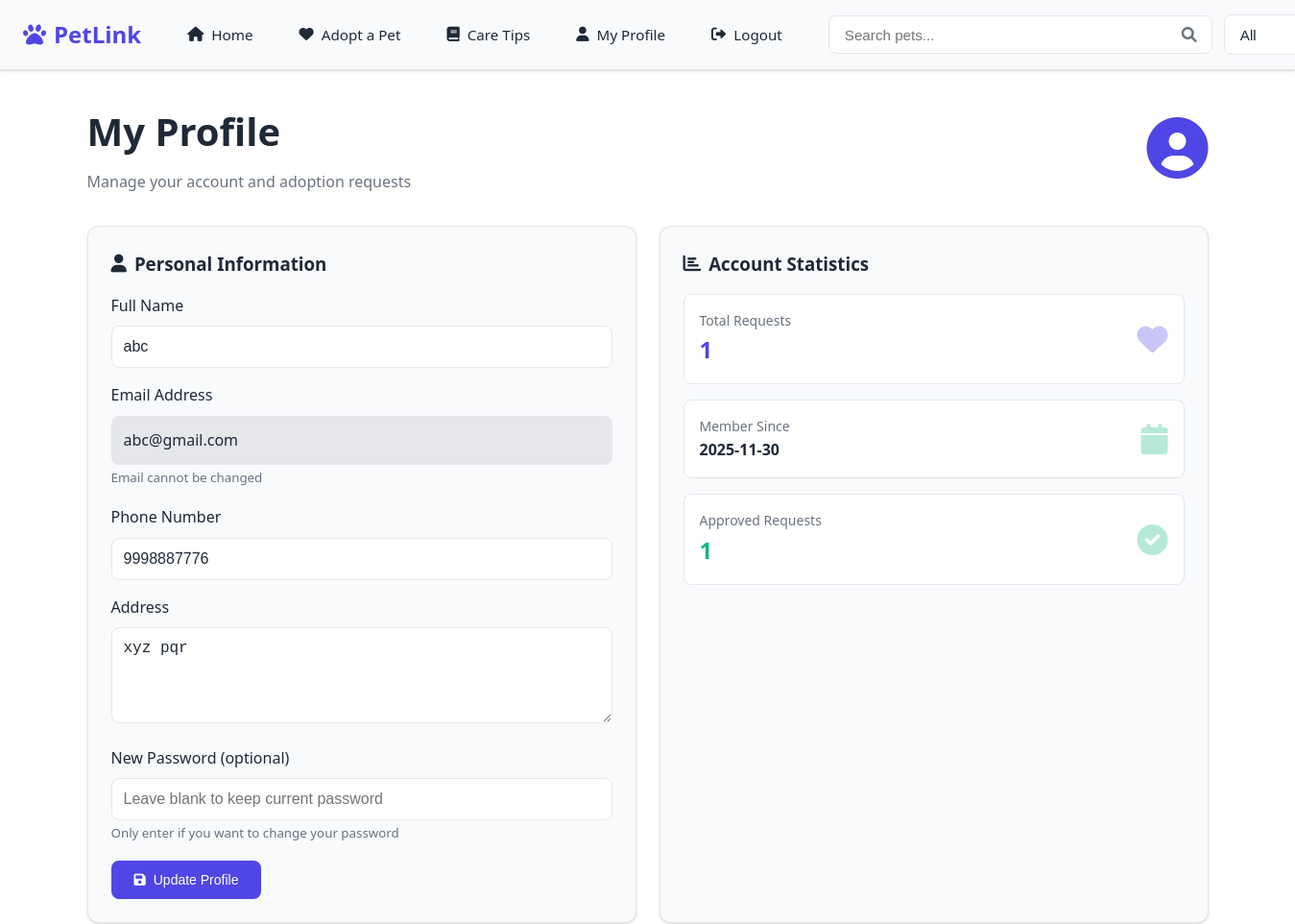
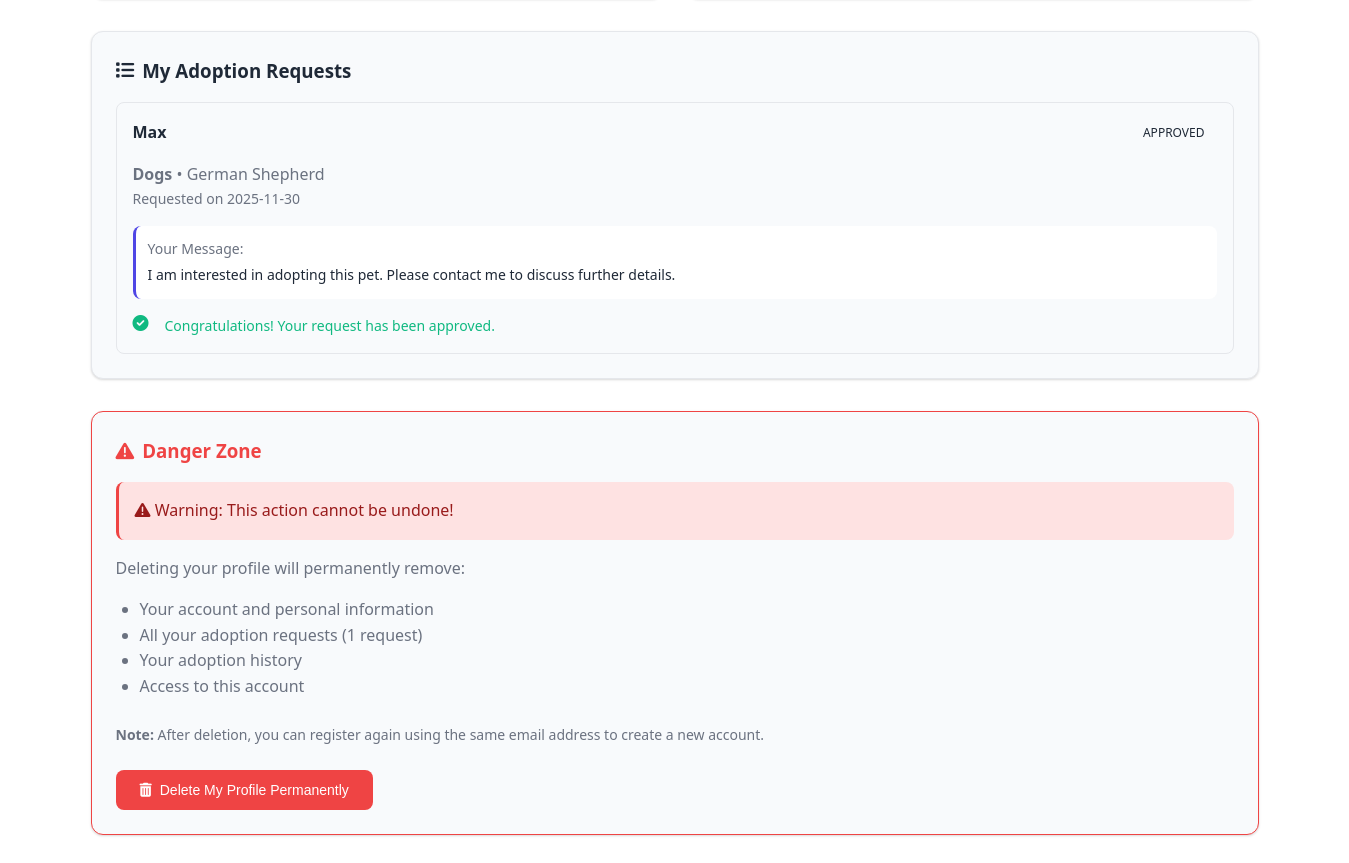
Screenshot of /profile (signed in) with the database file from the repository (2 pictures, top to bottom).
### tables this page shows
CREATE TABLE users (
                id INTEGER PRIMARY KEY AUTOINCREMENT,
                name TEXT NOT NULL,
                email TEXT UNIQUE NOT NULL,
                password TEXT NOT NULL,
                contact TEXT NOT NULL,
                address TEXT NOT NULL,
                created_at TIMESTAMP DEFAULT CURRENT_TIMESTAMP
            );

CREATE TABLE adoption_requests (
                id INTEGER PRIMARY KEY AUTOINCREMENT,
                user_id INTEGER,
                pet_id INTEGER,
                status TEXT DEFAULT 'pending',
                message TEXT,
                created_at TIMESTAMP DEFAULT CURRENT_TIMESTAMP,
                FOREIGN KEY (user_id) REFERENCES users (id),
                FOREIGN KEY (pet_id) REFERENCES pets (id)
            );

CREATE TABLE pets (
                id INTEGER PRIMARY KEY AUTOINCREMENT,
                name TEXT NOT NULL,
                category_id INTEGER,
                breed TEXT NOT NULL,
                age INTEGER NOT NULL,
                health_details TEXT,
                medical_details TEXT,
                adoption_status TEXT DEFAULT 'available',
                image_url TEXT,
                owner_id INTEGER,
                created_at TIMESTAMP DEFAULT CURRENT_TIMESTAMP,
                FOREIGN KEY (category_id) REFERENCES categories (id),
                FOREIGN KEY (owner_id) REFERENCES owners (id)
            );

CREATE TABLE categories (
                id INTEGER PRIMARY KEY AUTOINCREMENT,
                name TEXT UNIQUE NOT NULL
            );

### Pet_Link-Demo/PetLink/app.py (the view, shortened to what this page needs)
@app.route('/profile', methods=['GET', 'POST'])
def profile():
    if 'user_id' not in session or session.get('user_type') != 'user':
        flash('Please login to access your profile.', 'error')
        return redirect(url_for('login'))
    try:
        conn = get_db_connection()
        user = conn.execute('SELECT * FROM users WHERE id = ?', (session['user_id'],)).fetchone()
        requests = conn.execute('''
            SELECT ar.*, p.name as pet_name, p.breed, c.name as category_name
            FROM adoption_requests ar
            JOIN pets p ON ar.pet_id = p.id
            JOIN categories c ON p.category_id = c.id
            WHERE ar.user_id = ?
            ORDER BY ar.created_at DESC
        ''', (session['user_id'],)).fetchall()
        conn.close()
        return render_template('profile.html', user=user, requests=requests)
    except Exception as e:
        flash(f'Profile error: {e}', 'error')
        return redirect(url_for('home'))

### Pet_Link-Demo/PetLink/templates/profile.html (shortened to what this page needs)
{% extends "base.html" %}
{% block content %}
<div class="container">
    <div class="flex-between mb-8">
        <div>
            <h1 style="font-size: 2.5rem; margin-bottom: 0.5rem;">My Profile</h1>
            <p class="text-muted">Manage your account and adoption requests</p>
        </div>
        <div class="flex gap-4">
            <i class="fas fa-user-circle" style="font-size: 4rem; color: var(--primary-color);"></i>
        </div>
    </div>
    <div class="grid grid-2">
        <div class="card">
            <h3 style="margin-bottom: 1rem; display: flex; align-items: center; gap: 0.5rem;">
                <i class="fas fa-user"></i>
                Personal Information
            </h3>
            <form method="POST">
                <div class="form-group">
                    <label for="name" class="form-label">Full Name</label>
                    <input type="text"
                           id="name"
                           name="name"
                           class="form-input"
                           value="{{ user.name }}"
                           required>
                </div>
                <div class="form-group">
                    <label class="form-label">Email Address</label>
                    <div class="form-input" style="background-color: var(--border-color); cursor: not-allowed;">
                        {{ user.email }}
                    </div>
                    <small class="text-muted">Email cannot be changed</small>
                </div>
                <div class="form-group">
                    <label for="contact" class="form-label">Phone Number</label>
                    <input type="text"
                           id="contact"
                           name="contact"
                           class="form-input"
                           value="{{ user.contact }}"
                           required>
                </div>
                <div class="form-group">
                    <label for="address" class="form-label">Address</label>
                    <textarea id="address"
                              name="address"
                              class="form-input form-textarea"
                              rows="3"
                              required>{{ user.address }}</textarea>
                </div>
                <div class="form-group">
                    <label for="password" class="form-label">New Password (optional)</label>
                    <input type="password"
                           id="password"
                           name="password"
                           class="form-input"
                           placeholder="Leave blank to keep current password"
                           minlength="6">
                    <small class="text-muted">Only enter if you want to change your password</small>
                </div>
                <button type="submit" class="btn btn-primary">
                    <i class="fas fa-save"></i>
                    Update Profile
                </button>
            </form>
        </div>
        <div class="card">
            <h3 style="margin-bottom: 1rem; display: flex; align-items: center; gap: 0.5rem;">
                <i class="fas fa-chart-bar"></i>
                Account Statistics
            </h3>
            <div style="display: grid; gap: 1rem;">
                <div class="flex-between" style="padding: 1rem; background-color: var(--bg-color); border-radius: 0.5rem; border: 1px solid var(--border-color);">
                    <div>
                        <div style="font-size: 0.875rem; color: var(--text-muted);">Total Requests</div>
                        <div style="font-size: 1.5rem; font-weight: bold; color: var(--primary-color);">{{ requests|length }}</div>
                    </div>
                    <i class="fas fa-heart" style="font-size: 2rem; color: var(--primary-color); opacity: 0.3;"></i>
                </div>
                <div class="flex-between" style="padding: 1rem; background-color: var(--bg-color); border-radius: 0.5rem; border: 1px solid var(--border-color);">
                    <div>
                        <div style="font-size: 0.875rem; color: var(--text-muted);">Member Since</div>
                        <div style="font-size: 1rem; font-weight: bold;">{{ user.created_at.split(' ')[0] if user.created_at else 'N/A' }}</div>
                    </div>
                    <i class="fas fa-calendar" style="font-size: 2rem; color: var(--secondary-color); opacity: 0.3;"></i>
                </div>
                <div class="flex-between" style="padding: 1rem; background-color: var(--bg-color); border-radius: 0.5rem; border: 1px solid var(--border-color);">
                    <div>
                        <div style="font-size: 0.875rem; color: var(--text-muted);">Approved Requests</div>
                        <div style="font-size: 1.5rem; font-weight: bold; color: var(--secondary-color);">
                            {{ requests|selectattr('status', 'equalto', 'approved')|list|length }}
                        </div>
                    </div>
                    <i class="fas fa-check-circle" style="font-size: 2rem; color: var(--secondary-color); opacity: 0.3;"></i>
                </div>
            </div>
        </div>
    </div>
    <div class="card" style="margin-top: 2rem;">
        <h3 style="margin-bottom: 1rem; display: flex; align-items: center; gap: 0.5rem;">
            <i class="fas fa-list"></i>
            My Adoption Requests
        </h3>
        {% if requests %}
            <div class="grid grid-2">
                {% for request in requests %}
                    <div style="border: 1px solid var(--border-color); border-radius: 0.5rem; padding: 1rem;">
                        <div class="flex-between mb-4">
                            <h4 style="margin: 0;">{{ request.pet_name }}</h4>
                            <span class="status-badge status-{{ request.status }}">
                                {{ request.status.title() }}
                            </span>
                        </div>
                        <div class="pet-details mb-4">
                            <p><strong>{{ request.category_name }}</strong> • {{ request.breed }}</p>
                            <p class="text-muted" style="font-size: 0.875rem;">
                                Requested on {{ request.created_at.split(' ')[0] if request.created_at else 'N/A' }}
                            </p>
                        </div>
                        {% if request.message %}
                            <div style="background-color: var(--bg-color); padding: 0.75rem; border-radius: 0.5rem; border-left: 3px solid var(--primary-color);">
                                <div style="font-size: 0.875rem; color: var(--text-muted); margin-bottom: 0.25rem;">Your Message:</div>
                                <div style="font-size: 0.875rem;">{{ request.message }}</div>
                            </div>
                        {% endif %}
                        <div class="mt-4">
                            {% if request.status == 'pending' %}
                                <div class="flex gap-4">
                                    <i class="fas fa-clock text-muted"></i>
                                    <span class="text-muted" style="font-size: 0.875rem;">Waiting for owner response</span>
                                </div>
                            {% elif request.status == 'approved' %}
                                <div class="flex gap-4">
                                    <i class="fas fa-check-circle" style="color: var(--secondary-color);"></i>
                                    <span style="color: var(--secondary-color); font-size: 0.875rem;">Congratulations! Your request has been approved.</span>
                                </div>
                            {% elif request.status == 'rejected' %}
                                <div class="flex gap-4">
                                    <i class="fas fa-times-circle" style="color: var(--danger-color);"></i>
                                    <span style="color: var(--danger-color); font-size: 0.875rem;">Request was not approved this time.</span>
                                </div>
                            {% endif %}
                        </div>
                    </div>
                {% endfor %}
            </div>
        {% endif %}
    </div>
    <div class="card" style="margin-top: 2rem; border-color: var(--danger-color);">
        <h3 style="margin-bottom: 1rem; display: flex; align-items: center; gap: 0.5rem; color: var(--danger-color);">
            <i class="fas fa-exclamation-triangle"></i>
            Danger Zone
        </h3>
        <div style="background-color: #fee2e2; padding: 1rem; border-radius: 0.5rem; border-left: 3px solid var(--danger-color); margin-bottom: 1rem;">
            <p style="margin: 0; color: #991b1b; font-weight: 500;">
                <i class="fas fa-warning"></i>
                Warning: This action cannot be undone!
            </p>
        </div>
        <p class="text-muted" style="margin-bottom: 1rem;">
            Deleting your profile will permanently remove:
        </p>
        <ul class="text-muted" style="margin-bottom: 1.5rem; padding-left: 1.5rem;">
            <li>Your account and personal information</li>
            <li>All your adoption requests ({{ requests|length }} request{{ 's' if requests|length != 1 else '' }})</li>
            <li>Your adoption history</li>
            <li>Access to this account</li>
        </ul>
        <p class="text-muted" style="margin-bottom: 1.5rem; font-size: 0.875rem;">
            <strong>Note:</strong> After deletion, you can register again using the same email address to create a new account.
        </p>
        <button class="btn btn-danger" onclick="openDeleteProfileModal()">
            <i class="fas fa-trash-alt"></i>
            Delete My Profile Permanently
        </button>
    </div>
</div>
{% endblock %}

### Pet_Link-Demo/PetLink/templates/base.html (shortened to what this page needs)
<!DOCTYPE html>
<html lang="en">
<head>
    <link href="https://cdnjs.cloudflare.com/ajax/libs/font-awesome/6.0.0/css/all.min.css" rel="stylesheet">
</head>
<body>
    <nav class="navbar">
        <div class="nav-container">
            <a href="{{ url_for('home') }}" class="logo">
                <i class="fas fa-paw"></i>
                PetLink
            </a>
            <ul class="nav-links">
                <li><a href="{{ url_for('home') }}"><i class="fas fa-home"></i> Home</a></li>
                <li><a href="{{ url_for('adopt') }}"><i class="fas fa-heart"></i> Adopt a Pet</a></li>
                <li><a href="{{ url_for('care_list') }}"><i class="fas fa-book"></i> Care Tips</a></li>
                {% if session.user_id %}
                    {% if session.user_type == 'owner' %}
                        <li><a href="{{ url_for('owner_dashboard') }}"><i class="fas fa-tachometer-alt"></i> Dashboard</a></li>
                    {% else %}
                        <li><a href="{{ url_for('profile') }}"><i class="fas fa-user"></i> My Profile</a></li>
                    {% endif %}
                    <li><a href="{{ url_for('logout') }}"><i class="fas fa-sign-out-alt"></i> Logout</a></li>
                {% else %}
                    <li><a href="{{ url_for('login') }}"><i class="fas fa-sign-in-alt"></i> Login</a></li>
                    <li><a href="{{ url_for('register') }}"><i class="fas fa-user-plus"></i> Register</a></li>
                    <li><a href="{{ url_for('owner_login') }}"><i class="fas fa-user-tie"></i> Owner Login</a></li>
                {% endif %}
            </ul>
            <div class="nav-right">
                {% include '_search_component.html' %}
            </div>
        </div>
    </nav>
    <main>
        {% block content %}{% endblock %}
    </main>
</body>
</html>

### Pet_Link-Demo/PetLink/templates/_search_component.html (shortened to what this page needs)
<div class="search-container">
    <div class="search-input-wrapper">
        <input type="text"
               id="searchInput"
               class="search-input"
               placeholder="Search pets..."
               autocomplete="off">
    </div>
    <select id="searchStatus" class="search-status-select">
        <option value="all">All</option>
    </select>
</div>

### rows the page displays
users: name "abc", email "abc@gmail.com", contact "9998887776", address "xyz pqr", created_at "2025-11-30"
adoption_requests: pet_name "Max", status "APPROVED", category_name "Dogs", breed "German Shepherd", created_at "2025-11-30", message "I am interested in adopting this pet. Please contact me to discuss further details.", shows "Congratulations! Your request has been approved."

### other values shown
{{ requests|length }} "1"
{{ requests|selectattr('status', 'equalto', 'approved')|list|length }} "1"
